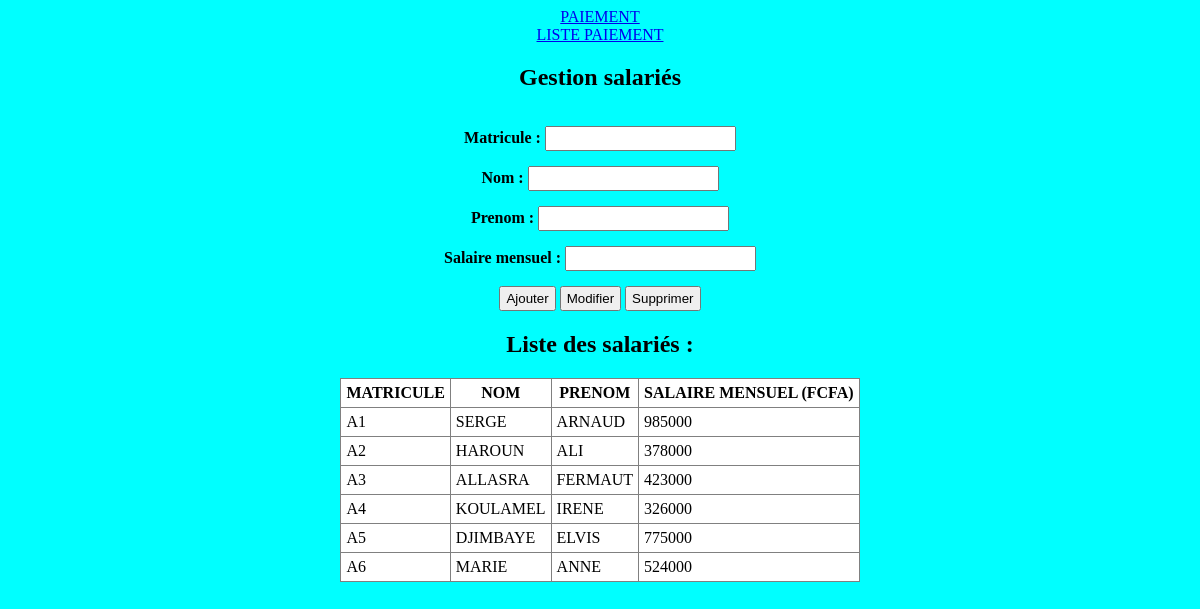
/salaire/index.php, run on the app's committed database.
### tables this page shows
CREATE TABLE IF NOT EXISTS `salaires` (
  `matricule` varchar(20) NOT NULL,
  `nom` varchar(50) NOT NULL,
  `prenom` varchar(50) NOT NULL,
  `t_mensuel` int(11) NOT NULL,
  PRIMARY KEY (`matricule`)
);

### salaire/index.php (the view, shortened to what this page needs)
<?php
$servername = "localhost";
$username = "root";
$password = "";
$dbname = "dbpaie";
$conn = mysqli_connect($servername, $username, $password, $dbname);
?>
<?php
$mat=@$_POST['matricule'];
$nom=@$_POST['nom'];
$prenom=@$_POST['prenom'];
$tm=@$_POST['tm'];
?>
<!DOCTYPE html>
<html>
<head>
		<link rel="stylesheet" type="text/css" href="lestyle.css">
</head>
<body>
	<div align="center">
	<a href="paie.php">PAIEMENT</a><br>
		<a href="listepaie.php">LISTE PAIEMENT</a>
	<h2 >Gestion salariés</h2>
	<form action="" method="POST">
	<label><b>Matricule :</b></label>
	<input type="text" name="matricule" value="<?php print"$mat";?>"><br>
	<label><b>Nom :</b></label>
	<input type="text" name="nom" value="<?php print"$nom";?>"><br>
	<label><b>Prenom :</b></label>
	<input type="text" name="prenom" value="<?php print"$prenom";?>"><br>
	<label><b>Salaire mensuel :</b></label>
	<input type="text" name="tm"  value="<?php print"$tm";?>"><br>
	<input type="submit" name="bajout" value="Ajouter">
	<input type="submit" name="bmodif" value="Modifier">
	<input type="submit" name="bsupp" value="Supprimer">
	</form>
	<?php
	print'<h2>Liste des salariés :</h2>';
	     $rq=mysqli_query($conn,"select * from salaires ");
	print'<table border="1" class="tab"><tr><th>MATRICULE</th><th>NOM</th>
	<th>PRENOM</th><th>SALAIRE MENSUEL (FCFA)</th></tr>';
	     while($rst=mysqli_fetch_assoc($rq)){
	         print"<tr>";
	         echo"<td>".$rst['matricule']."</td>";
	         echo"<td>".$rst['nom']."</td>";
	         echo"<td>".$rst['prenom']."</td>";
	         echo"<td>".$rst['t_mensuel']."</td>";
	         print"</tr>";
	     }
	   print'</table>';
	?>
	</div>
</body>
</html>

### salaire/lestyle.css (style rules this page uses)
body { background-color: aqua; }
label { margin-top: 10px; }
input { padding: 3px 5px; margin-top:15px; }
.tab th,td { background-color: white; padding: 5px; }
.tab { border-collapse: collapse; }

### data on the page
salaires: matricule "A1", nom "SERGE", prenom "ARNAUD", t_mensuel "985000"
salaires: matricule "A2", nom "HAROUN", prenom "ALI", t_mensuel "378000"
salaires: matricule "A3", nom "ALLASRA", prenom "FERMAUT", t_mensuel "423000"
salaires: matricule "A4", nom "KOULAMEL", prenom "IRENE", t_mensuel "326000"
salaires: matricule "A5", nom "DJIMBAYE", prenom "ELVIS", t_mensuel "775000"
salaires: matricule "A6", nom "MARIE", prenom "ANNE", t_mensuel "524000"
